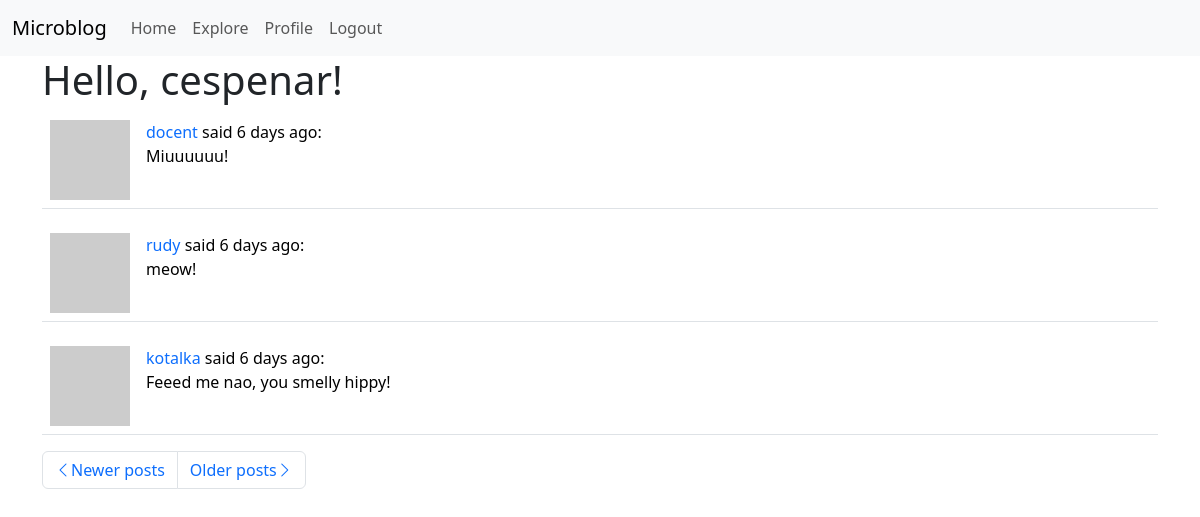
The app's page /explore?page=2 (signed in) with its own data.
### app/models.py (models this page shows, shortened)
class User(UserMixin, db.Model):
    id = db.Column(db.Integer, primary_key=True)
    username = db.Column(db.String(64), index=True, unique=True)
    email = db.Column(db.String(120), index=True, unique=True)
    password_hash = db.Column(db.String(128))
    posts = db.relationship('Post', backref='author', lazy='dynamic')
    about_me = db.Column(db.String(140))
    last_seen = db.Column(db.DateTime, default=datetime.utcnow)
    followed = db.relationship(
        'User',
        secondary=followers,
        primaryjoin=(followers.c.follower_id == id),
        secondaryjoin=(followers.c.followed_id == id),
        backref=db.backref('followers', lazy='dynamic'),
        lazy='dynamic'
    )
    def avatar(self, size):
        digest = md5(self.email.lower().encode('utf-8')).hexdigest()
        return f'https://www.gravatar.com/avatar/{digest}?d=identicon&s={size}'

class Post(db.Model):
    id = db.Column(db.Integer, primary_key=True)
    body = db.Column(db.String(140))
    timestamp = db.Column(db.DateTime, index=True, default=datetime.utcnow)
    user_id = db.Column(db.Integer, db.ForeignKey('user.id'))

### app/routes.py (the view)
@app.route('/explore')
@login_required
def explore():
    page = request.args.get('page', 1, type=int)
    posts = Post.query.order_by(Post.timestamp.desc()).paginate(
        page, app.config['POSTS_PER_PAGE'], False)
    next_url = url_for('explore',
                       page=posts.next_num) if posts.has_next else None
    prev_url = url_for('explore',
                       page=posts.prev_num) if posts.has_prev else None
    return render_template('index.html', title='Explore', posts=posts.items,
                           next_url=next_url, prev_url=prev_url)

### app/models.py (called while the page is built)
@login.user_loader
def load_user(id):
    return User.query.get(int(id))

### app/routes.py (called while the page is built)
@app.before_request
def before_request():
    if current_user.is_authenticated:
        current_user.last_seen = datetime.utcnow()
        db.session.commit()

### app/templates/index.html (shortened to what this page needs)
{% extends "base.html" %}
{% from 'bootstrap/form.html' import render_form %}
{% block app_content %}
    <h1>Hello, {{ current_user.username }}!</h1>
    {% for post in posts %}
        {% include '_post.html' %}
    {% endfor %}
    <nav aria-label="...">
        <ul class="pagination">
            <li class="page-item{% if not prev_url %} disabled{% endif %}">
                <a class="page-link" href="{{ prev_url or '#' }}"
                   aria-label="Previous">
                    <span class="bi-chevron-left" aria-hidden="true"></span>Newer
                    posts
                </a>
            </li>
            <li class="page-item{% if not next_url %} disabled{% endif %}">
                <a class="page-link" href="{{ next_url or '#' }}"
                   aria-label="Next">
                    Older posts<span class="bi-chevron-right"
                                     aria-hidden="true"></span>
                </a>
            </li>
        </ul>
    </nav>
{% endblock %}

### app/templates/_post.html
<table class="table table-hover">
    <tr>
        <td style="width: 70px">
            <a href="{{ url_for('user', username=post.author.username) }}">
                <img src="{{ post.author.avatar(70) }}" alt="User avatar">
            </a>
        </td>
        <td>
            <a href="{{ url_for('user', username=post.author.username) }}">
                {{ post.author.username }}
            </a>
            said {{ moment(post.timestamp).fromNow() }}:
            <br>
            {{ post.body }}
        </td>
    </tr>
</table>

### app/templates/base.html (style rules this page uses)
a { text-decoration: none; }

### records on screen
User: username "cespenar"
Post: author.username "docent", timestamp "6 days ago", body "Miuuuuuu!"
Post: author.username "rudy", timestamp "6 days ago", body "meow!"
Post: author.username "kotalka", timestamp "6 days ago", body "Feeed me nao, you smelly hippy!"
